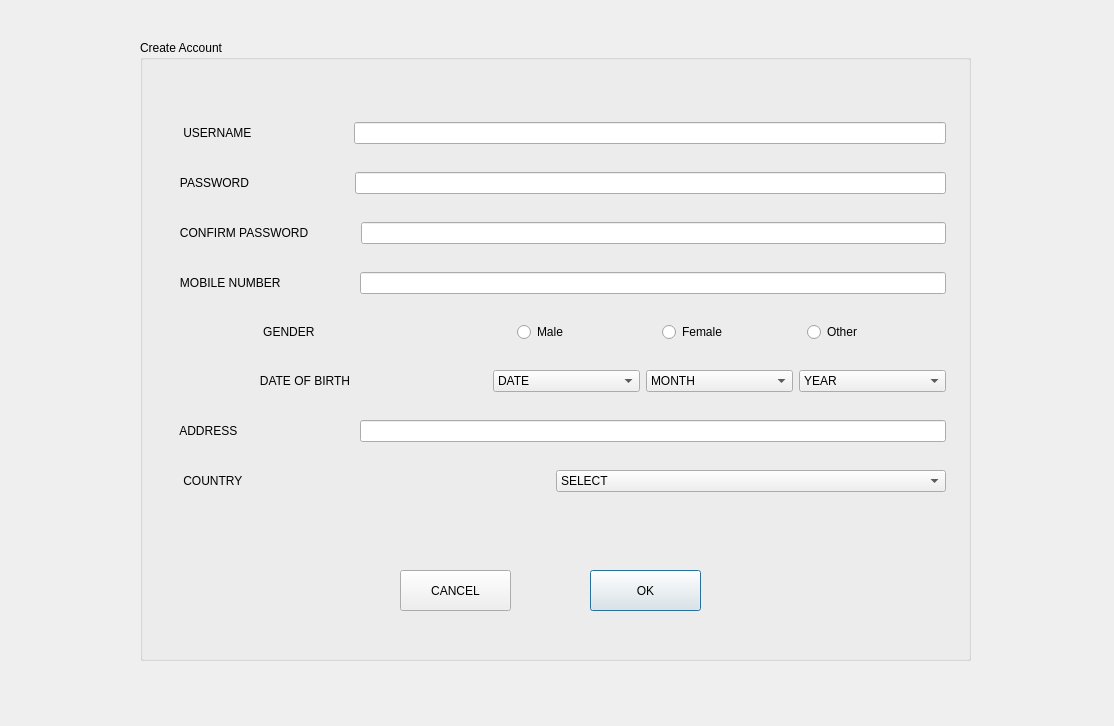
<?xml version="1.0" encoding="UTF-8"?>
<ui version="4.0">
 <class>thirdDialog</class>
 <widget class="QDialog" name="thirdDialog">
  <property name="geometry">
   <rect>
    <x>0</x>
    <y>0</y>
    <width>1114</width>
    <height>726</height>
   </rect>
  </property>
  <property name="windowTitle">
   <string>Dialog</string>
  </property>
  <widget class="QGroupBox" name="groupBox">
   <property name="geometry">
    <rect>
     <x>140</x>
     <y>40</y>
     <width>831</width>
     <height>621</height>
    </rect>
   </property>
   <property name="title">
    <string>Create Account</string>
   </property>
   <widget class="QWidget" name="layoutWidget">
    <property name="geometry">
     <rect>
      <x>20</x>
      <y>60</y>
      <width>786</width>
      <height>421</height>
     </rect>
    </property>
    <layout class="QVBoxLayout" name="verticalLayout">
     <item>
      <layout class="QHBoxLayout" name="horizontalLayout">
       <item>
        <widget class="QLabel" name="label">
         <property name="text">
          <string>       USERNAME                             </string>
         </property>
        </widget>
       </item>
       <item>
        <widget class="QLineEdit" name="lineEdit_username"/>
       </item>
      </layout>
     </item>
     <item>
      <layout class="QHBoxLayout" name="horizontalLayout_2">
       <item>
        <widget class="QLabel" name="label_2">
         <property name="text">
          <string>      PASSWORD                              </string>
         </property>
        </widget>
       </item>
       <item>
        <widget class="QLineEdit" name="lineEdit_password"/>
       </item>
      </layout>
     </item>
     <item>
      <layout class="QHBoxLayout" name="horizontalLayout_3">
       <item>
        <widget class="QLabel" name="label_3">
         <property name="text">
          <string>      CONFIRM PASSWORD              </string>
         </property>
        </widget>
       </item>
       <item>
        <widget class="QLineEdit" name="lineEdit_confirm"/>
       </item>
      </layout>
     </item>
     <item>
      <layout class="QHBoxLayout" name="horizontalLayout_4">
       <item>
        <widget class="QLabel" name="label_4">
         <property name="text">
          <string>      MOBILE NUMBER                      </string>
         </property>
        </widget>
       </item>
       <item>
        <widget class="QLineEdit" name="lineEdit_mobilenumber"/>
       </item>
      </layout>
     </item>
     <item>
      <layout class="QHBoxLayout" name="horizontalLayout_6">
       <item>
        <widget class="QLabel" name="label_6">
         <property name="text">
          <string>                               GENDER                                                           </string>
         </property>
        </widget>
       </item>
       <item>
        <widget class="QRadioButton" name="male">
         <property name="text">
          <string>Male</string>
         </property>
        </widget>
       </item>
       <item>
        <widget class="QRadioButton" name="female">
         <property name="text">
          <string>Female</string>
         </property>
        </widget>
       </item>
       <item>
        <widget class="QRadioButton" name="other">
         <property name="text">
          <string>Other</string>
         </property>
        </widget>
       </item>
      </layout>
     </item>
     <item>
      <layout class="QHBoxLayout" name="horizontalLayout_8">
       <item>
        <widget class="QLabel" name="label_7">
         <property name="text">
          <string>                              DATE OF BIRTH                                         </string>
         </property>
        </widget>
       </item>
       <item>
        <widget class="QComboBox" name="comboBox_date">
         <item>
          <property name="text">
           <string>DATE</string>
          </property>
         </item>
         <item>
          <property name="text">
           <string>01</string>
          </property>
         </item>
         <item>
          <property name="text">
           <string>02</string>
          </property>
         </item>
         <item>
          <property name="text">
           <string>03</string>
          </property>
         </item>
         <item>
          <property name="text">
           <string>04</string>
          </property>
         </item>
         <item>
          <property name="text">
           <string>05</string>
          </property>
         </item>
         <item>
          <property name="text">
           <string>06</string>
          </property>
         </item>
         <item>
          <property name="text">
           <string>07</string>
          </property>
         </item>
         <item>
          <property name="text">
           <string>08</string>
          </property>
         </item>
         <item>
          <property name="text">
           <string>09</string>
          </property>
         </item>
         <item>
          <property name="text">
           <string>10</string>
          </property>
         </item>
         <item>
          <property name="text">
           <string>11</string>
          </property>
         </item>
         <item>
          <property name="text">
           <string>12</string>
          </property>
         </item>
         <item>
          <property name="text">
           <string>13</string>
          </property>
         </item>
         <item>
          <property name="text">
           <string>14</string>
          </property>
         </item>
         <item>
          <property name="text">
           <string>15</string>
          </property>
         </item>
         <item>
          <property name="text">
           <string>16</string>
          </property>
         </item>
         <item>
          <property name="text">
           <string>17</string>
          </property>
         </item>
         <item>
          <property name="text">
           <string>18</string>
          </property>
         </item>
         <item>
          <property name="text">
           <string>19</string>
          </property>
         </item>
         <item>
          <property name="text">
           <string>20</string>
          </property>
         </item>
         <item>
          <property name="text">
           <string>21</string>
          </property>
         </item>
         <item>
          <property name="text">
           <string>22</string>
          </property>
         </item>
         <item>
          <property name="text">
           <string>23</string>
          </property>
         </item>
         <item>
          <property name="text">
           <string>24</string>
          </property>
         </item>
         <item>
          <property name="text">
           <string>25</string>
          </property>
         </item>
         <item>
          <property name="text">
           <string>26</string>
          </property>
         </item>
         <item>
          <property name="text">
           <string>27</string>
          </property>
         </item>
         <item>
          <property name="text">
           <string>28</string>
          </property>
         </item>
         <item>
          <property name="text">
           <string>29</string>
          </property>
         </item>
         <item>
          <property name="text">
           <string>30</string>
          </property>
         </item>
         <item>
          <property name="text">
           <string>31</string>
          </property>
         </item>
        </widget>
       </item>
       <item>
        <widget class="QComboBox" name="comboBox_month">
         <item>
          <property name="text">
           <string>MONTH</string>
          </property>
         </item>
         <item>
          <property name="text">
           <string>JAN</string>
          </property>
         </item>
         <item>
          <property name="text">
           <string>FEB</string>
          </property>
         </item>
         <item>
          <property name="text">
           <string>MAR</string>
          </property>
         </item>
         <item>
          <property name="text">
           <string>APR</string>
          </property>
         </item>
         <item>
          <property name="text">
           <string>MAY</string>
          </property>
         </item>
         <item>
          <property name="text">
           <string>JUN</string>
          </property>
         </item>
         <item>
          <property name="text">
           <string>JUL</string>
          </property>
         </item>
         <item>
          <property name="text">
           <string>AUG</string>
          </property>
         </item>
         <item>
          <property name="text">
           <string>SEP</string>
          </property>
         </item>
         <item>
          <property name="text">
           <string>OCT</string>
          </property>
         </item>
         <item>
          <property name="text">
           <string>NOV</string>
          </property>
         </item>
         <item>
          <property name="text">
           <string>DEC</string>
          </property>
         </item>
        </widget>
       </item>
       <item>
        <widget class="QComboBox" name="comboBox_year">
         <item>
          <property name="text">
           <string>YEAR</string>
          </property>
         </item>
         <item>
          <property name="text">
           <string>2010</string>
          </property>
         </item>
         <item>
          <property name="text">
           <string>2009</string>
          </property>
         </item>
         <item>
          <property name="text">
           <string>2008</string>
          </property>
         </item>
         <item>
          <property name="text">
           <string>2007</string>
          </property>
         </item>
         <item>
          <property name="text">
           <string>2006</string>
          </property>
         </item>
         <item>
          <property name="text">
           <string>2005</string>
          </property>
         </item>
         <item>
          <property name="text">
           <string>2004</string>
          </property>
         </item>
         <item>
          <property name="text">
           <string>2003</string>
          </property>
         </item>
         <item>
          <property name="text">
           <string>2002</string>
          </property>
         </item>
         <item>
          <property name="text">
           <string>2001</string>
          </property>
         </item>
         <item>
          <property name="text">
           <string>2000</string>
          </property>
         </item>
         <item>
          <property name="text">
           <string>1999</string>
          </property>
         </item>
         <item>
          <property name="text">
           <string>1998</string>
          </property>
         </item>
         <item>
          <property name="text">
           <string>1997</string>
          </property>
         </item>
         <item>
          <property name="text">
           <string>1996</string>
          </property>
         </item>
         <item>
          <property name="text">
           <string>1995</string>
          </property>
         </item>
         <item>
          <property name="text">
           <string>1994</string>
          </property>
         </item>
         <item>
          <property name="text">
           <string>1993</string>
          </property>
         </item>
         <item>
          <property name="text">
           <string>1992</string>
          </property>
         </item>
         <item>
          <property name="text">
           <string>1991</string>
          </property>
         </item>
         <item>
          <property name="text">
           <string>1990</string>
          </property>
         </item>
        </widget>
       </item>
      </layout>
     </item>
     <item>
      <layout class="QHBoxLayout" name="horizontalLayout_5">
       <item>
        <widget class="QLabel" name="label_5">
         <property name="text">
          <string>      ADDRESS                                   </string>
         </property>
        </widget>
       </item>
       <item>
        <widget class="QLineEdit" name="lineEdit_address"/>
       </item>
      </layout>
     </item>
     <item>
      <layout class="QHBoxLayout" name="horizontalLayout_9">
       <item>
        <widget class="QLabel" name="label_8">
         <property name="text">
          <string>       COUNTRY                                                                               </string>
         </property>
        </widget>
       </item>
       <item>
        <widget class="QComboBox" name="comboBox_country">
         <item>
          <property name="text">
           <string>SELECT</string>
          </property>
         </item>
         <item>
          <property name="text">
           <string>INDIA</string>
          </property>
         </item>
         <item>
          <property name="text">
           <string>CHINA</string>
          </property>
         </item>
         <item>
          <property name="text">
           <string>USA</string>
          </property>
         </item>
         <item>
          <property name="text">
           <string>RUSSIA</string>
          </property>
         </item>
         <item>
          <property name="text">
           <string>ENGLAND</string>
          </property>
         </item>
         <item>
          <property name="text">
           <string>AUSTRALIA</string>
          </property>
         </item>
         <item>
          <property name="text">
           <string>NEW ZEALAND</string>
          </property>
         </item>
        </widget>
       </item>
      </layout>
     </item>
    </layout>
   </widget>
   <widget class="QPushButton" name="pushButton">
    <property name="geometry">
     <rect>
      <x>450</x>
      <y>530</y>
      <width>111</width>
      <height>41</height>
     </rect>
    </property>
    <property name="text">
     <string>OK</string>
    </property>
   </widget>
   <widget class="QLabel" name="label_base">
    <property name="geometry">
     <rect>
      <x>710</x>
      <y>600</y>
      <width>111</width>
      <height>20</height>
     </rect>
    </property>
    <property name="text">
     <string/>
    </property>
   </widget>
   <widget class="QPushButton" name="pushButton_2">
    <property name="geometry">
     <rect>
      <x>260</x>
      <y>530</y>
      <width>111</width>
      <height>41</height>
     </rect>
    </property>
    <property name="text">
     <string>CANCEL</string>
    </property>
   </widget>
  </widget>
 </widget>
 <resources/>
 <connections>
  <connection>
   <sender>pushButton_2</sender>
   <signal>clicked()</signal>
   <receiver>thirdDialog</receiver>
   <slot>close()</slot>
   <hints>
    <hint type="sourcelabel">
     <x>449</x>
     <y>590</y>
    </hint>
    <hint type="destinationlabel">
     <x>534</x>
     <y>683</y>
    </hint>
   </hints>
  </connection>
 </connections>
</ui>
